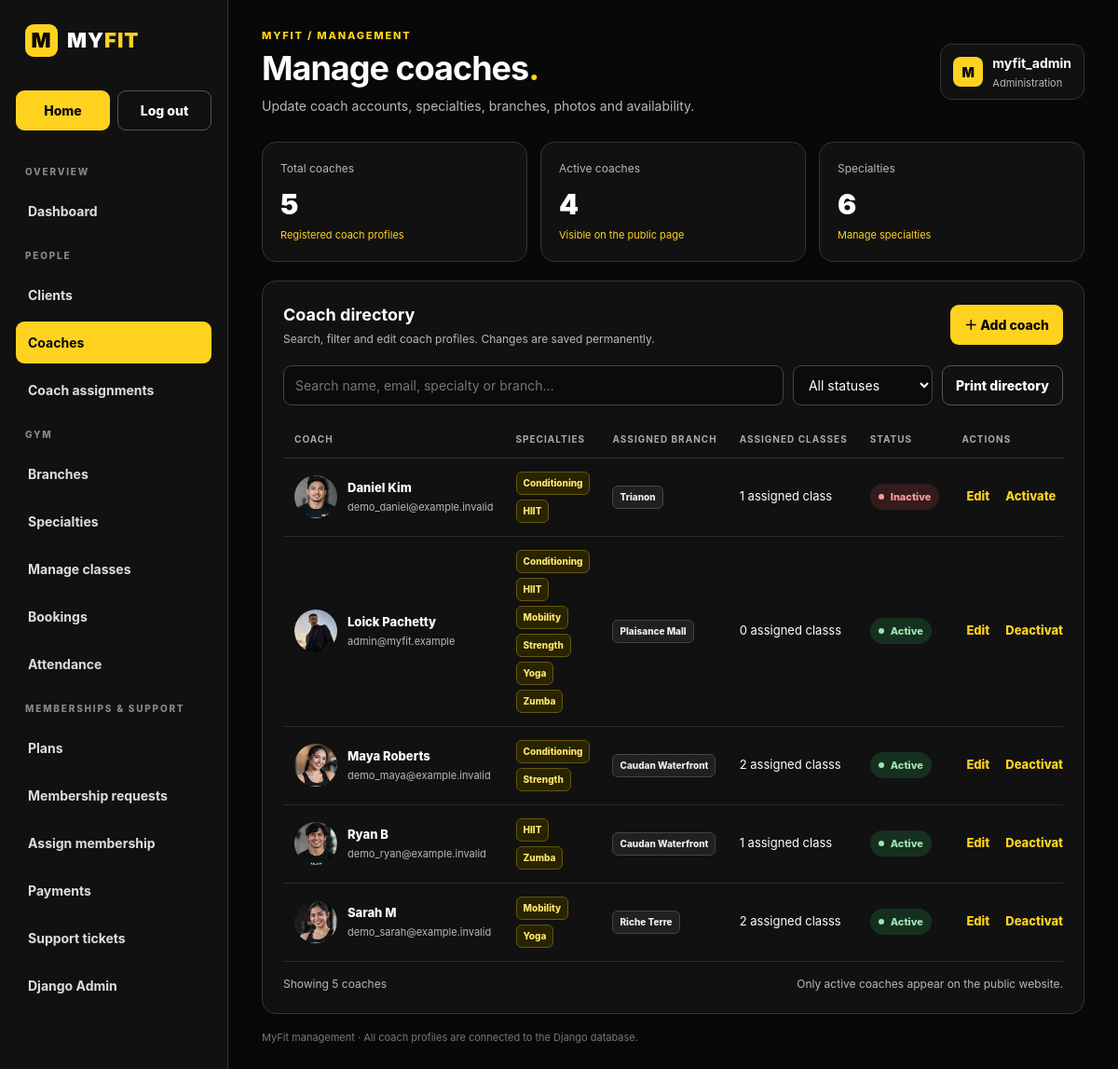
The page /staff/coaches/ (signed in) on the database its author committed.
### core/models.py (models this page shows, shortened)
class CoachProfile(models.Model):
    user = models.OneToOneField(settings.AUTH_USER_MODEL,
                                on_delete=models.CASCADE,
                                related_name="coach_profile",)
    branch = models.ForeignKey(Branch,on_delete=models.PROTECT, #prevent cascading delete from deleting all coach related to it
                               null=True,blank=True, #The database can store NULL for branch_id, A Django form can leave the branch field empty. We create a new coach account, but haven't assigned a gym branch yet.
                               related_name="coaches",)
    specialties = models.ManyToManyField(CoachSpecialty, #Creates a many-to-many relationship. It automatically creates a third table called a junction table.
                                blank=True, #a coach can be created without selecting any specialties yet.
                                related_name="coaches",)
    date_of_birth = models.DateField(null=True, blank=True,
                                    validators=[validate_not_future])
    gender = models.CharField(max_length=20, blank=True)
    phone = models.CharField(max_length=20, blank=True)
    bio = models.TextField(blank=True)
    image = models.ImageField(upload_to='coaches/', blank=True, validators=MYFIT_IMAGE_VALIDATORS)
    created_at = models.DateTimeField(auto_now_add=True)
    updated_at = models.DateTimeField(auto_now=True)

class CoachSpecialty(models.Model):
    name = models.CharField(max_length=60, unique=True)
    is_active = models.BooleanField(default=True)
    class Meta:
        verbose_name_plural = "Coach specialties" #what name to display when referring to multiple records of the model
        ordering = ["name"]

class Branch(models.Model): #allows Django to map this class to a database table.
    name = models.CharField(max_length=120, unique=True) #short strings, maximum of 120 characters, unique name
    address = models.TextField() #Stores text without, field as required by default, field is non-null by default.
    phone = models.CharField(max_length=20, blank=True) #Stores the number as text because someone could put a + at the start
    email = models.EmailField(blank=True) #specialized CharField that validates email formatting
    opening_hours = models.TextField(blank=True)
    operational_status = models.CharField(max_length=20, choices=[
        ('Open', 'Open'), ('Maintenance', 'Maintenance'),
        ('Coming soon', 'Coming soon'), ('Closed', 'Closed'),
    ], default='Open')
    is_active = models.BooleanField(default=True)
    image = models.ImageField(upload_to='branches/', blank=True, validators=MYFIT_IMAGE_VALIDATORS)#<------ image
    created_at = models.DateTimeField(auto_now_add=True)#Stores when the branch record was created.
    updated_at = models.DateTimeField(auto_now=True)#Stores when the branch record was updated.
    class Meta:
        verbose_name_plural = "Branches"
        ordering = ["name"] #This tells Django to sort query results by name in ascending alphabetical order by default.

### core/views.py (the view)
# urls.py: path('staff/coaches/', views.manage_coaches, name='manage_coaches'),
@role_required('Admin')
def manage_coaches(request):
    return render(request, 'myfit/manage_coaches.html', {
        'coaches': CoachProfile.objects.select_related('user','branch').prefetch_related('specialties').annotate(
            assigned_class_count=Count('classes')
        ).order_by('user__first_name'),
        'total_coach_count': CoachProfile.objects.count(),
        'active_coach_count': CoachProfile.objects.filter(user__is_active=True).count(),
        'specialty_count': CoachSpecialty.objects.filter(coaches__isnull=False).distinct().count(),
        'branches': Branch.objects.filter(is_active=True),
        'specialties': CoachSpecialty.objects.filter(is_active=True),
    })

### core/context_processors.py (called while the page is built)
def notifications(request):
    if not request.user.is_authenticated:
        return {
            'latest_notifications': (),
            'unread_notification_count': 0,
        }
    notification_manager = request.user.notifications
    return {
        'latest_notifications': notification_manager.order_by('-created_at')[:10],
        'unread_notification_count': notification_manager.filter(is_read=False).count(),
    }

### core/permissions.py (called while the page is built)
def has_role(user, role):
    if not user.is_authenticated or not user.is_active: #user.is_authenticated checks whether the user is logged in.
        return False
    if role == "Admin" and user.is_superuser:
        return True
    return user.groups.filter(name=role).exists()

def role_required(role):# """Require login plus a named role; authenticated wrong-role users get 403."""
    def decorator(view_func):
        @login_required#ensures the user is logged in. Otherwise, they're redirected to the login page.
        @wraps(view_func)
        def wrapped(request, *args, **kwargs):
            if not has_role(request.user, role):#verifies whether the user belongs to the required group (Client, Coach, or Admin). If not, Django returns a 403 Forbidden error.
                raise PermissionDenied("You are not allowed to access this page.")
            return view_func(request, *args, **kwargs) #executes and displays the requested page.
        return wrapped
    return decorator

### core/templates/myfit/manage_coaches.html (shortened to what this page needs)
{% load static %}
<!doctype html>
<html lang="en"><head><meta charset="utf-8"><meta name="viewport" content="width=device-width,initial-scale=1">
<link rel="stylesheet" href="{% static 'css/manage_coaches.css' %}"></head><body>
<div class="shell">
  {% include 'myfit/partials/admin_sidebar.html' with active='coaches' %}
  <main class="main">
    <header class="topbar"><div>
      <p class="eyebrow">MyFit / Management</p>
      <h1 class="page-title">Manage coaches<span class="page-inline-1">.</span></h1>
      <p class="subtitle">Update coach accounts, specialties, branches, photos and availability.</p>
    </div><div class="user-chip"><span class="user-avatar">M</span><span>
      <strong>{{ request.user.get_full_name|default:request.user.username }}</strong>
      <div class="secondary-text">Administration</div></span></div></header>
    <section class="stats" aria-label="Coach summary">
      <article class="stat"><div class="stat-label">Total coaches</div><div class="stat-value" id="totalCoaches">{{ total_coach_count }}</div><div class="stat-foot">Registered coach profiles</div></article>
      <article class="stat"><div class="stat-label">Active coaches</div><div class="stat-value" id="activeCoaches">{{ active_coach_count }}</div><div class="stat-foot">Visible on the public page</div></article>
      <article class="stat"><div class="stat-label">Specialties</div><div class="stat-value" id="specialtyCount">{{ specialty_count }}</div><div class="stat-foot"><a href="{% url 'myfit:specialty_manage' %}">Manage specialties</a></div></article>
    </section>
    <section class="panel">
      <div class="panel-head"><div><h2 class="panel-title">Coach directory</h2>
        <p class="panel-subtitle">Search, filter and edit coach profiles. Changes are saved permanently.</p></div>
        <button class="btn btn-primary" type="button" id="addCoachButton">＋ Add coach</button>
      </div>
      <div class="toolbar">
        <input class="control search" id="coachSearch" type="search" placeholder="Search name, email, specialty or branch…" aria-label="Search coaches">
        <select class="control" id="coachStatusFilter" aria-label="Filter coach status"><option value="">All statuses</option><option>Active</option><option>Inactive</option></select>
        <button type="button" class="btn btn-secondary" onclick="window.print()">Print directory</button>
      </div>
      <div class="table-wrap"><table id="coachTable">
        <thead><tr><th>COACH</th><th>SPECIALTIES</th><th>ASSIGNED BRANCH</th><th>ASSIGNED CLASSES</th><th>STATUS</th><th>ACTIONS</th></tr></thead>
        <tbody>{% for coach in coaches %}
          <tr data-status="{% if coach.user.is_active %}Active{% else %}Inactive{% endif %}"
              data-username="{{ coach.user.username }}" data-first="{{ coach.user.first_name }}"
              data-last="{{ coach.user.last_name }}" data-email="{{ coach.user.email }}"
              data-branch="{{ coach.branch_id|default:'' }}" data-bio="{{ coach.bio }}"
              data-phone="{{ coach.phone }}" data-active="{% if coach.user.is_active %}true{% else %}false{% endif %}"
              data-edit-url="{% url 'myfit:coach_edit' coach.pk %}">
            <td><div class="coach-cell">
              {% if coach.image %}<img class="coach-thumb" src="{{ coach.image.url }}" alt="" loading="lazy">
              {% else %}<span class="avatar">{{ coach.user.first_name|slice:':1' }}{{ coach.user.last_name|slice:':1' }}</span>{% endif %}
              <div><div class="primary-text">{{ coach.user.get_full_name|default:coach.user.username }}</div>
                <div class="secondary-text">{{ coach.user.email|default:coach.user.username }}</div></div>
            </div></td>
            <td><div class="tags">{% for specialty in coach.specialties.all %}
              <span class="tag" data-specialty-id="{{ specialty.pk }}">{{ specialty.name }}</span>
              {% empty %}<span class="secondary-text">Not assigned</span>{% endfor %}</div></td>
            <td><div class="tags branch-tags"><span class="tag">{{ coach.branch.name|default:'Not assigned' }}</span></div></td>
            <td>{{ coach.assigned_class_count }} assigned class{{ coach.assigned_class_count|pluralize }}</td>
            <td><span class="status {% if coach.user.is_active %}status-active{% else %}status-inactive{% endif %}">{% if coach.user.is_active %}Active{% else %}Inactive{% endif %}</span></td>
            <td><div class="row-actions"><button type="button" class="text-btn edit-coach">Edit</button>
              <form method="post" action="{% url 'myfit:coach_toggle' coach.pk %}">{% csrf_token %}
                <button type="submit" class="text-btn">{% if coach.user.is_active %}Deactivate{% else %}Activate{% endif %}</button></form>
            </div></td>
          </tr>
        {% empty %}<tr><td colspan="6">No coaches yet. Add a coach account.</td></tr>{% endfor %}</tbody>
      </table></div>
      <div class="table-footer"><span id="coachCount">Showing {{ total_coach_count }} coaches</span>
        <span>Only active coaches appear on the public website.</span></div>
    </section>
    <p class="footer-note">MyFit management · All coach profiles are connected to the Django database.</p>
  </main>
</div>
</body></html>

### core/static/css/manage_coaches.css (style rules this page uses)
:root { --black: #080808; --black-2: #111; --yellow: #ffd21f; --white: #fff; --muted: #b8b8b8; --line: #343434; --green: #9ee6b2; --red: #ff9c9c; }
* { box-sizing: border-box; }
html { color-scheme: dark; }
body { margin: 0; background: var(--black); color: var(--white); font: 14px/1.5 Inter, Segoe UI, Arial, sans-serif; }
a { color: inherit; text-decoration: none; }
button, input, select, textarea { font: inherit; }
.shell { display: flex; min-height: 100vh; }
.main { flex: 1; min-width: 0; padding: 30px clamp(16px, 3vw, 42px); }
.topbar { display: flex; justify-content: space-between; align-items: center; gap: 20px; margin-bottom: 28px; }
.eyebrow { margin: 0 0 7px; color: var(--yellow); font-size: 11px; letter-spacing: 1.8px; font-weight: 850; text-transform: uppercase; }
.page-title { margin: 0; font-size: clamp(27px, 3vw, 37px); line-height: 1.1; letter-spacing: -1px; }
.subtitle { color: var(--muted); margin: 10px 0 0; }
.user-chip { display: flex; align-items: center; gap: 10px; background: var(--black-2); border: 1px solid var(--line); padding: 9px 13px; border-radius: 12px; white-space: nowrap; }
.user-avatar { display: grid; place-items: center; width: 32px; height: 32px; border-radius: 8px; background: var(--yellow); color: var(--black); font-weight: 900; }
.secondary-text { font-size: 11px; color: var(--muted); margin-top: 3px; }
.stats { display: grid; grid-template-columns: repeat(3, minmax(0, 1fr)); gap: 14px; margin-bottom: 20px; }
.stat, .panel { background: var(--black-2); border: 1px solid var(--line); border-radius: 15px; }
.stat { padding: 19px; }
.stat-label { font-size: 12px; color: var(--muted); }
.stat-value { font-size: 30px; font-weight: 900; margin: 7px 0 2px; }
.stat-foot { font-size: 11px; color: var(--yellow); }
.panel { padding: 22px; }
.panel-head { display: flex; align-items: center; justify-content: space-between; gap: 15px; margin-bottom: 19px; }
.panel-title { font-size: 18px; margin: 0; }
.panel-subtitle { font-size: 12px; color: var(--muted); margin: 4px 0 0; }
.btn { display: inline-flex; justify-content: center; align-items: center; gap: 8px; border: 1px solid transparent; border-radius: 9px; padding: 10px 14px; font-weight: 850; cursor: pointer; }
.btn-primary { background: var(--yellow); color: var(--black); }
.btn-secondary { background: transparent; border-color: #555; color: var(--white); }
.toolbar { display: flex; flex-wrap: wrap; gap: 10px; margin-bottom: 17px; }
.control { background: #0b0b0b; color: var(--white); border: 1px solid #444; border-radius: 9px; padding: 10px 12px; outline: none; min-width: 150px; }
.search { flex: 1; min-width: 220px; }
.table-wrap { overflow-x: auto; }
table { width: 100%; border-collapse: collapse; white-space: nowrap; }
th { text-align: left; font-size: 10px; letter-spacing: 1px; color: #aaa; padding: 12px; border-bottom: 1px solid var(--line); }
td { padding: 14px 12px; border-bottom: 1px solid #292929; font-size: 13px; }
.coach-cell { display: flex; align-items: center; gap: 11px; }
.primary-text { font-weight: 800; }
.tags { display: flex; gap: 5px; flex-wrap: wrap; max-width: 260px; }
.tag { display: inline-block; background: #292400; border: 1px solid #66570c; color: #ffe66d; padding: 4px 7px; border-radius: 6px; font-size: 10px; font-weight: 800; }
.branch-tags .tag { background: #202020; border-color: #444; color: #eee; }
.status { display: inline-flex; align-items: center; gap: 7px; padding: 6px 9px; border-radius: 99px; background: #292929; color: #eee; font-size: 11px; font-weight: 800; }
.status:before { content: ""; width: 6px; height: 6px; border-radius: 50%; background: currentColor; }
.status-active { color: var(--green); background: #163020; }
.status-inactive { color: var(--red); background: #351b1b; }
.row-actions { display: flex; gap: 7px; }
.text-btn { border: 0; background: none; color: var(--yellow); font-weight: 850; cursor: pointer; padding: 5px; }
.table-footer { display: flex; justify-content: space-between; gap: 12px; align-items: center; color: var(--muted); font-size: 12px; padding-top: 15px; }
.footer-note { color: #777; font-size: 11px; margin-top: 17px; }
.page-inline-1 { color: var(--yellow); }
.coach-thumb { width:46px;height:46px;border-radius:50%;object-fit:cover;flex:none; }
.row-actions form { display:inline; }

### rows shown on the page
CoachProfile: image (picture), user.get_full_name "Daniel Kim", user.email "demo_daniel@example.invalid", branch.name "Trianon", assigned_class_count "1", shows "Inactive", shows "Activate"
CoachSpecialty: name "Conditioning"
CoachSpecialty: name "HIIT"
CoachProfile: image (picture), user.get_full_name "Loick Pachetty", user.email "admin@myfit.example", branch.name "Plaisance Mall", assigned_class_count "0", shows "Active", shows "Deactivate"
CoachSpecialty: name "Mobility"
CoachSpecialty: name "Strength"
CoachSpecialty: name "Yoga"
CoachSpecialty: name "Zumba"
CoachProfile: image (picture), user.get_full_name "Maya Roberts", user.email "demo_maya@example.invalid", branch.name "Caudan Waterfront", assigned_class_count "2", shows "Active", shows "Deactivate"
CoachProfile: image (picture), user.get_full_name "Ryan B", user.email "demo_ryan@example.invalid", branch.name "Caudan Waterfront", assigned_class_count "1", shows "Active", shows "Deactivate"
CoachProfile: image (picture), user.get_full_name "Sarah M", user.email "demo_sarah@example.invalid", branch.name "Riche Terre", assigned_class_count "2", shows "Active", shows "Deactivate"

### other values the page prints
{{ request.user.get_full_name|default:request.user.username }} "myfit_admin"
{{ total_coach_count }} "5"
{{ active_coach_count }} "4"
{{ specialty_count }} "6"
